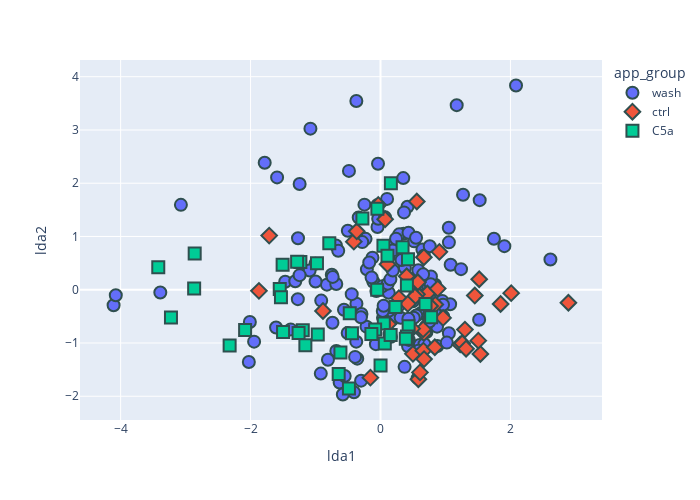

Notebook source saved alongside this figure:
### Markdown cell above
#### LDA calc

### Code cell
def LDA_calc(features_vals, factor_df, group_column=None):
    tic = time.perf_counter()

    group_vals = factor_df.loc[:,group_column].values

    lda = LDA()
    lda_fit = lda.fit_transform(X=features_vals, y=group_vals)
    df_lda = pd.DataFrame({'lda1':lda_fit[:,0], 'lda2':lda_fit[:,1]})
    df_lda = pd.concat([factor_df, df_lda], axis = 1)

    toc = time.perf_counter()
    logging.info(f'PCA calc in {toc - tic:0.4f} seconds')
    return df_lda

features_vals = work_df[['rise', 'decay', 'FWHM', 'integral_abs', 'amp_dF']].values
factor_df = work_df[['sample', 'comp', 'app_group', 'peak_i', 'peak_time', ]]
lda_df = LDA_calc(features_vals=features_vals, factor_df=factor_df, group_column='app_group')


print(lda_df.head())

# plotting
# fig = px.box(lda_df, x="app_group", y="lda", color='app_group', points='all')
fig = px.scatter(lda_df, x="lda1", y="lda2", color='app_group', symbol='app_group', width=700, height=500)

fig.update_traces(marker=dict(size=12,
                              line=dict(width=2,
                                        color='DarkSlateGrey')),
                  selector=dict(mode='markers'))

fig.show()

### Figure 1 — Plotly figure (JSON) as saved in the notebook; plotly's stock layout.template omitted (floating-point values rounded to 4 significant figures; data arrays with more than 128 entries replaced by an {"elided": "..."} marker saying what was removed)
{"data": [{"hovertemplate": "app_group=wash<br>lda1=%{x}<br>lda2=%{y}<extra></extra>", "legendgroup": "wash", "marker": {"color": "#636efa", "line": {"color": "DarkSlateGrey", "width": 2}, "size": 12, "symbol": "circle"}, "mode": "markers", "name": "wash", "orientation": "v", "showlegend": true, "type": "scatter", "x": {"elided": "157 float values"}, "xaxis": "x", "y": {"elided": "157 float values"}, "yaxis": "y"}, {"hovertemplate": "app_group=ctrl<br>lda1=%{x}<br>lda2=%{y}<extra></extra>", "legendgroup": "ctrl", "marker": {"color": "#EF553B", "line": {"color": "DarkSlateGrey", "width": 2}, "size": 12, "symbol": "diamond"}, "mode": "markers", "name": "ctrl", "orientation": "v", "showlegend": true, "type": "scatter", "x": [-1.713, 0.721, -0.4103, 1.227, 0.8433, -0.8853, 2.012, 2.892, 0.6677, 0.4994, 0.6561, 0.5829, 0.2832, 0.6596, 0.608, 0.6704, 0.4871, -0.1553, -1.871, 1.848, 0.8809, -0.03476, 1.451, 0.9635, 1.519, 1.299, 0.5586, 1.537, 0.561, 0.6675, 0.9062, 1.505, 1.257, 1.317, 0.5751, 0.1075, 0.071, 0.5304, 0.7634, 0.4198, 0.4031, -0.3659, 0.8358, 0.1208], "xaxis": "x", "y": [1.017, -0.07117, 0.9032, -1.027, -0.2783, -0.3986, -0.06416, -0.2443, -0.8114, -1.204, -0.745, -1.68, -0.1572, -1.144, -1.552, -1.303, -0.7307, -1.651, -0.02083, -0.2667, 0.02125, 1.593, -0.1095, -0.529, 0.1964, -0.7487, 1.657, -1.206, -0.08514, 0.6109, 0.7109, -0.956, -1.006, -1.107, 0.1407, 0.4781, 1.322, -0.1284, -0.3054, -0.2652, 0.2536, 1.097, -1.081, -0.6444], "yaxis": "y"}, {"hovertemplate": "app_group=C5a<br>lda1=%{x}<br>lda2=%{y}<extra></extra>", "legendgroup": "C5a", "marker": {"color": "#00cc96", "line": {"color": "DarkSlateGrey", "width": 2}, "size": 12, "symbol": "square"}, "mode": "markers", "name": "C5a", "orientation": "v", "showlegend": true, "type": "scatter", "x": [-0.6168, 0.04498, 0.4063, -1.551, 0.1073, 0.7796, 0.4331, -0.0483, -0.05097, -0.788, 0.4075, -0.4393, -1.233, 0.2312, -1.532, 0.06628, -1.506, -0.4858, 0.0006699, -1.196, 0.05104, -1.283, -1.156, -1.5, -1.261, -0.08273, -0.6437, -2.86, -3.421, 0.4229, 0.1597, -0.1404, 0.389, 0.6929, -0.2785, 0.3392, -0.9654, 0.1563, -0.4734, -2.322, -2.868, -2.084, -0.9779, -3.225], "xaxis": "x", "y": [-1.18, 0.8246, 0.08146, 0.01206, 0.6384, -0.518, -0.685, 1.522, -0.001334, 0.8705, -0.8804, -0.819, 0.5201, -0.3225, -0.1427, -1.01, 0.4685, -1.855, -1.424, -0.7591, -0.6333, 0.525, -1.043, -0.7916, -0.8142, -0.7475, -1.581, 0.6805, 0.4229, 0.5715, 2.001, -0.829, -0.9184, -0.2667, 1.337, 0.7989, -0.8399, -0.851, -0.4403, -1.049, 0.02544, -0.7585, 0.4982, -0.5202], "yaxis": "y"}], "layout": {"height": 500, "legend": {"title": {"text": "app_group"}, "tracegroupgap": 0}, "margin": {"t": 60}, "width": 700, "xaxis": {"anchor": "y", "domain": [0, 1], "title": {"text": "lda1"}}, "yaxis": {"anchor": "x", "domain": [0, 1], "title": {"text": "lda2"}}}}
